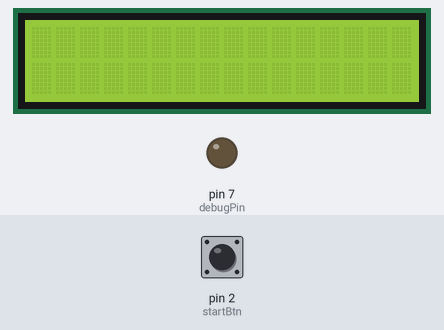
The sketch below on a simulated Arduino Uno, built with avr-gcc and run on an emulated ATmega328P. Shown: 16×2 character LCD, output pins drawn as LEDs (lit = HIGH). The inputs (shaded band) are chosen by the test bench; at power-on: pin 2 (startBtn) HIGH. What the sketch prints to the serial monitor is not drawn.

Above: at 1.2 s.
1.3 s: pin 2 (startBtn) pulled LOW for 0.15 s
At 2.0 s:
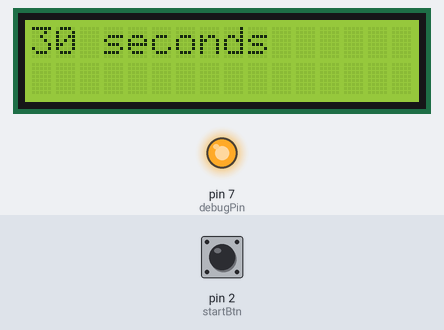
At 32.8 s:
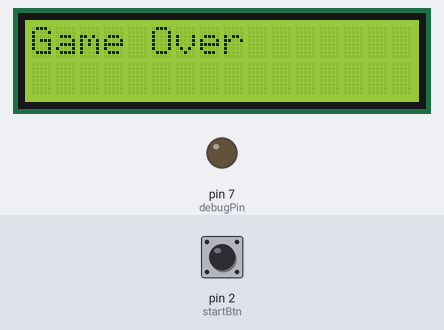
Timing chart, 0 to 33.9 s (numbered marks = the images above; inputs shaded):
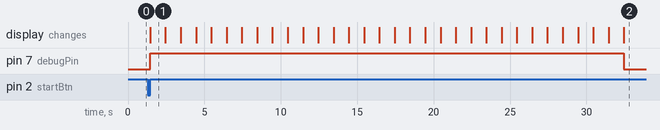

Measured:
- after the input at 1.3 s, pin 7 (debugPin): LOW → HIGH after 0.15 s, → LOW 31.0 s later; the display: changes after 0.15 s (image 1)
- what the display in image 1 shows lasts 1.0 s, from 1.5 s to 2.5 s

The sketch:

unit1start_jcovar9.ino
```cpp
// Name: Jonah Covarrubias 661743147
// UNIT 1 CODE
// Description - This code starts the game and controls the countdown for game time.
// Assumptions - start button to: pin 2
//               serial rx and tx to: Mole Arduino
//               lcd rs to:12, lcd en to:11, lcd d4 to:6, lcd d5 to:5, lcd d6 to:4, lcd d7 to:3
// References - None


#include <SoftwareSerial.h>
#include <LiquidCrystal.h>

const int rs = 12, en = 11, d4 = 6, d5 = 5, d6 = 4, d7 = 3;
LiquidCrystal lcd(rs, en, d4, d5, d6, d7);

const int startBtn = 2;
const int debugPin = 7;
volatile bool gameStarted = false;
volatile unsigned long originalTime = 0;
volatile int countdown = 30;

void setup() {
  // put your setup code here, to run once:
  pinMode(startBtn, INPUT_PULLUP);
  pinMode(debugPin, OUTPUT);
  attachInterrupt(digitalPinToInterrupt(startBtn),startBtnPress, RISING);

  Serial.begin(9600);
  lcd.begin(16, 2);
  digitalWrite(debugPin, LOW);
  // Serial.write(0); //game might start early because of unknown reads before tx pin plugged in
}

void loop() {
  // put your main code here, to run repeatedly:
  lcd.setCursor(0,0);
  unsigned int displayTime = countdown - ((millis() - originalTime) / 1000);
  char buffer[25];
  if(gameStarted)
  {
    if(displayTime + 1 > 0)
    {
      sprintf(buffer, "%d seconds          ", displayTime);
      lcd.print(buffer);
    } else {
      lcd.print("Game Over            ");
      gameStarted = false;
      digitalWrite(debugPin,LOW);
      Serial.write(0);
    }
  }
}

void startBtnPress(){
  if(!gameStarted){
    gameStarted = true;
    originalTime = millis();
    digitalWrite(debugPin, HIGH);
    Serial.write(1);
  }
}
```
